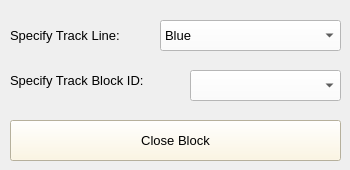
      <widget class="QWidget" name="tab">
       <attribute name="title">
        <string>Close Track Blocks</string>
       </attribute>
       <widget class="QLabel" name="label_15">
        <property name="geometry">
         <rect>
          <x>10</x>
          <y>20</y>
          <width>161</width>
          <height>31</height>
         </rect>
        </property>
        <property name="font">
         <font>
          <pointsize>10</pointsize>
         </font>
        </property>
        <property name="text">
         <string>Specify Track Line:</string>
        </property>
       </widget>
       <widget class="QComboBox" name="comboBox_2">
        <property name="geometry">
         <rect>
          <x>160</x>
          <y>20</y>
          <width>181</width>
          <height>31</height>
         </rect>
        </property>
        <property name="font">
         <font>
          <pointsize>10</pointsize>
         </font>
        </property>
        <property name="styleSheet">
         <string notr="true">background-color: rgb(255, 255, 255);</string>
        </property>
        <item>
         <property name="text">
          <string>Blue</string>
         </property>
        </item>
       </widget>
       <widget class="QLabel" name="label_16">
        <property name="geometry">
         <rect>
          <x>10</x>
          <y>50</y>
          <width>181</width>
          <height>61</height>
         </rect>
        </property>
        <property name="font">
         <font>
          <pointsize>10</pointsize>
         </font>
        </property>
        <property name="text">
         <string>Specify Track Block ID:</string>
        </property>
        <property name="wordWrap">
         <bool>true</bool>
        </property>
       </widget>
       <widget class="QPushButton" name="pushButton_7">
        <property name="geometry">
         <rect>
          <x>10</x>
          <y>120</y>
          <width>331</width>
          <height>41</height>
         </rect>
        </property>
        <property name="font">
         <font>
          <pointsize>10</pointsize>
         </font>
        </property>
        <property name="autoFillBackground">
         <bool>false</bool>
        </property>
        <property name="styleSheet">
         <string notr="true">background-color: rgb(255, 246, 219);</string>
        </property>
        <property name="text">
         <string>Close Block</string>
        </property>
       </widget>
       <widget class="QComboBox" name="comboBox_3">
        <property name="geometry">
         <rect>
          <x>190</x>
          <y>70</y>
          <width>151</width>
          <height>31</height>
         </rect>
        </property>
        <property name="font">
         <font>
          <pointsize>10</pointsize>
         </font>
        </property>
        <property name="styleSheet">
         <string notr="true">background-color: rgb(255, 255, 255);</string>
        </property>
       </widget>
      </widget>
